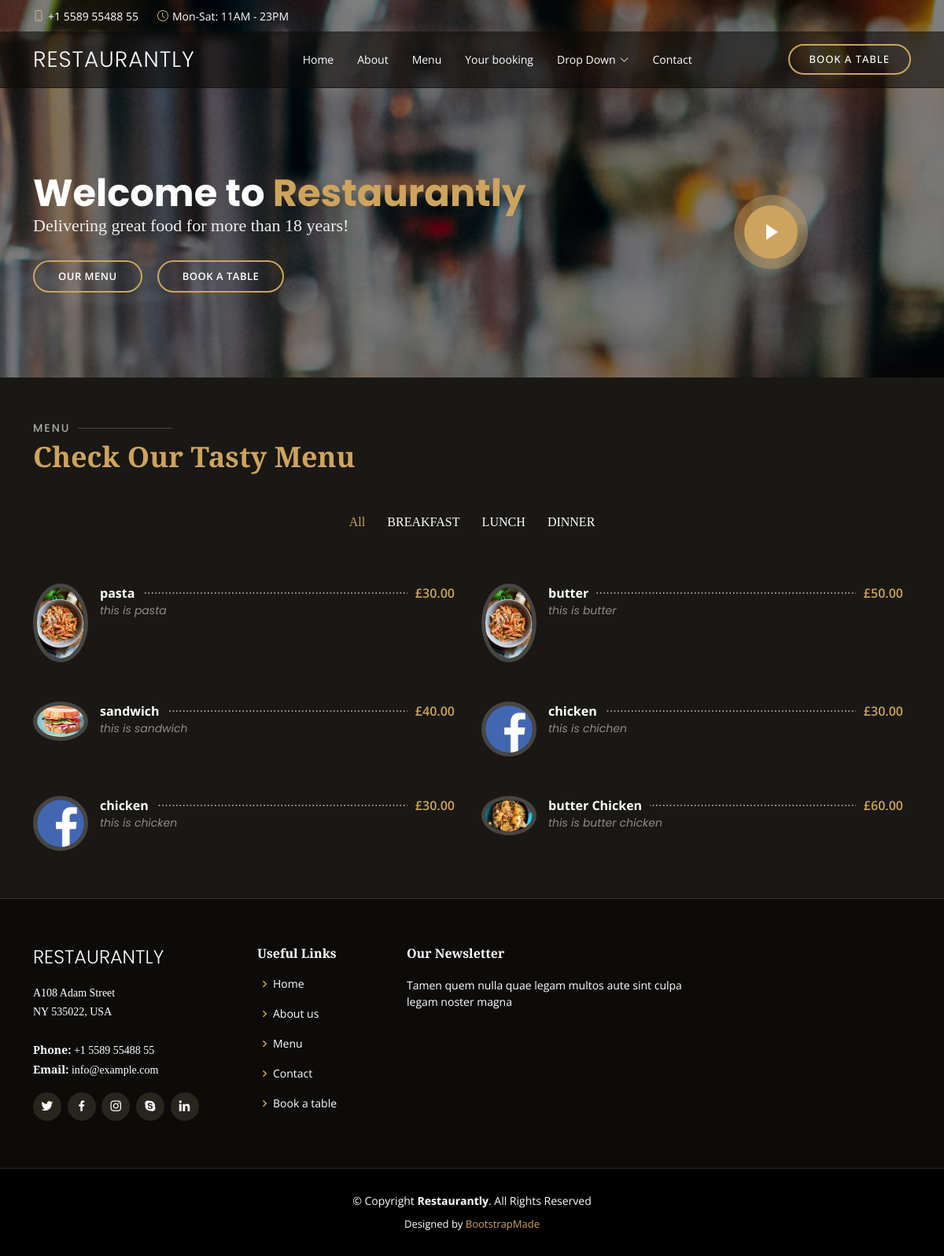
The page /hotel/ on the database its author committed.
### hotel/models.py (models this page shows, shortened)
class Category(models.Model):
    name = models.CharField(max_length=30)
    class Meta:
        verbose_name = 'category'
        verbose_name_plural = 'categories'
    def __str__(self):
        return self.name

class Meals(models.Model):
    name = models.CharField(max_length=50)
    description = models.TextField(max_length=500)
    category = models.ForeignKey('Category', on_delete=models.SET_NULL, null=True)
    people = models.IntegerField()
    price = models.DecimalField(max_length=5, decimal_places=2, max_digits=5)
    image = models.ImageField(upload_to='hotel/')
    slug = models.SlugField(blank=True, null=True)
    class Meta:
        verbose_name = 'meal'
        verbose_name_plural = 'meals'

### hotel/views.py (the view)
# urls.py: path('', views.meal_list, name='meal_list'),
def meal_list(request):
    meal_list = Meals.objects.all()
    categories = Category.objects.all()
    context = {
        'meal_list': meal_list,
        'categories': categories,
        }
    return render(request, 'Meals/list.html', context)

### hotel/templates/Meals/list.html
{% extends 'base.html' %}
{% load static %}
{% block body %}
  <section id="menu" class="menu section-bg">
    <div class="container" data-aos="fade-up">
      <div class="section-title">
        <h2>Menu</h2>
        <p>Check Our Tasty Menu</p>
      </div>
      <div class="row" data-aos="fade-up" data-aos-delay="100">
        <div class="col-lg-12 d-flex justify-content-center">
          <ul id="menu-flters">
            <li data-filter="*" class="filter-active">All</li>
            {% for  category in categories %}
            <li data-filter=".filter-{{category}}">{{category}}</li>
            {% endfor %}
          </ul>
        </div>
      </div>
      <div class="row menu-container" data-aos="fade-up" data-aos-delay="200">
        {% for  category in categories %}
        {% for meal in meal_list %}
        {% if meal.category == category %}
        <div class="col-lg-6 menu-item filter-{{category}}">
          <img src='{{ meal.image.url }}' class="menu-img" alt="">
          <div class="menu-content">
            <a href="{% url 'hotel:meal_detail' meal.slug %}">{{ meal.name }}</a><span>£{{ meal.price }}</span>
          </div>
          <div class="menu-ingredients">
            {{ meal.description }}
          </div>
        </div>
        {% endif %}
        {% endfor %}
        {% endfor %}
      </div>
    </div>
  </section>
{% endblock body %}

### static/css/style.css (style rules this page uses)
body { font-family: "Open Sans", sans-serif; background: #0c0b09; color: #fff; }
a { color: #cda45e; text-decoration: none; }
h1, h2, h3, h4, h5, h6 { font-family: "Playfair Display", serif; }
section { padding: 60px 0; overflow: hidden; }
.section-bg { background-color: #1a1814; }
.section-title { padding-bottom: 40px; }
.section-title h2 { font-size: 14px; font-weight: 500; padding: 0; line-height: 1px; margin: 0 0 5px 0; letter-spacing: 2px; text-transform: uppercase; color: #aaaaaa; font-family: "Poppins", sans-serif; }
.section-title h2::after { content: ""; width: 120px; height: 1px; display: inline-block; background: rgba(255, 255, 255, 0.2); margin: 4px 10px; }
.section-title p { margin: 0; margin: 0; font-size: 36px; font-weight: 700; font-family: "Playfair Display", serif; color: #cda45e; }
.menu #menu-flters { padding: 0; margin: 0 auto 0 auto; list-style: none; text-align: center; border-radius: 50px; }
.menu #menu-flters li { cursor: pointer; display: inline-block; padding: 8px 12px 10px 12px; font-size: 16px; font-weight: 500; line-height: 1; color: #fff; margin-bottom: 10px; transition: all ease-in-out 0.3s; border-radius: 50px; font-family: "Playfair Display", serif; }
.menu #menu-flters li:hover, .menu #menu-flters li.filter-active { color: #cda45e; }
.menu #menu-flters li:last-child { margin-right: 0; }
.menu .menu-item { margin-top: 50px; }
.menu .menu-img { width: 70px; border-radius: 50%; float: left; border: 5px solid rgba(255, 255, 255, 0.2); }
.menu .menu-content { margin-left: 85px; overflow: hidden; display: flex; justify-content: space-between; position: relative; }
.menu .menu-content::after { content: "......................................................................" "...................................................................." "...................................................................."; position: absolute; left: 20px; right: 0; top: -4px; z-index: 1; color: #bab3a6; font-family: Arial, "Helvetica Neue", Helvetica, sans-serif; }
.menu .menu-content a { padding-right: 10px; background: #1a1814; position: relative; z-index: 3; font-weight: 700; color: white; transition: 0.3s; }
.menu .menu-content span { background: #1a1814; position: relative; z-index: 3; padding: 0 10px; font-weight: 600; color: #cda45e; }
.menu .menu-ingredients { margin-left: 85px; font-style: italic; font-size: 14px; font-family: "Poppins", sans-serif; color: rgba(255, 255, 255, 0.5); }

### rows shown on the page
Category: name "BREAKFAST"
Category: name "LUNCH"
Category: name "DINNER"
Meals: image (picture), name "pasta", price "30.00", description "this is pasta"
Meals: image (picture), name "butter", price "50.00", description "this is butter"
Meals: image (picture), name "sandwich", price "40.00", description "this is sandwich"
Meals: image (picture), name "chicken", price "30.00", description "this is chichen"
Meals: image (picture), name "chicken", price "30.00", description "this is chicken"
Meals: image (picture), name "butter Chicken", price "60.00", description "this is butter chicken"
